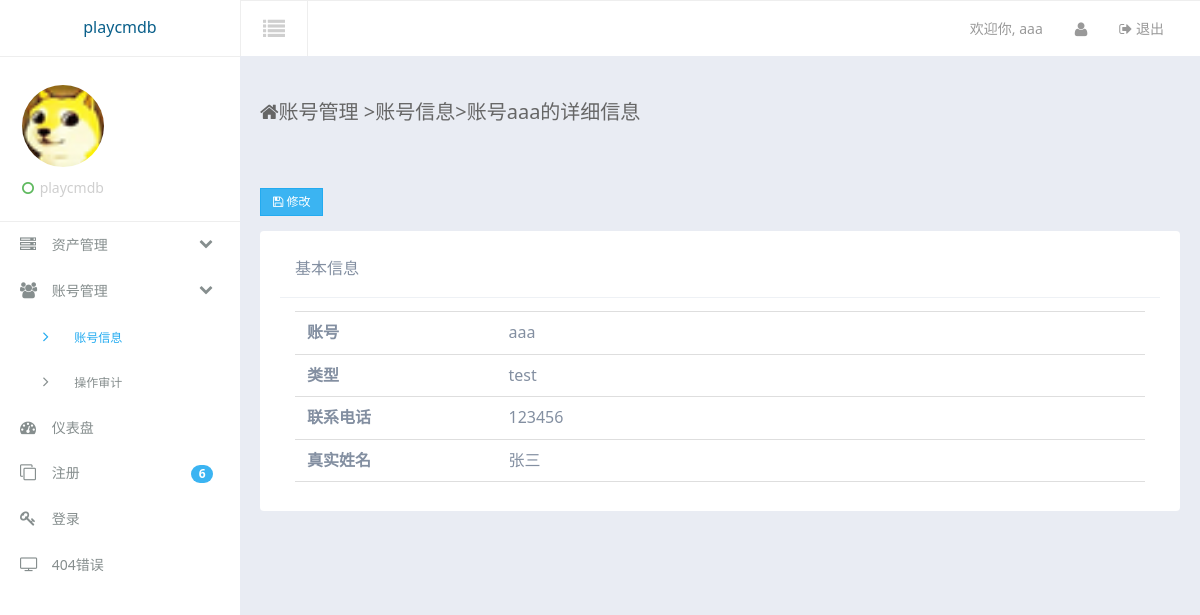
/accounts/info/ (signed in), run on an earlier commit of the app's database.
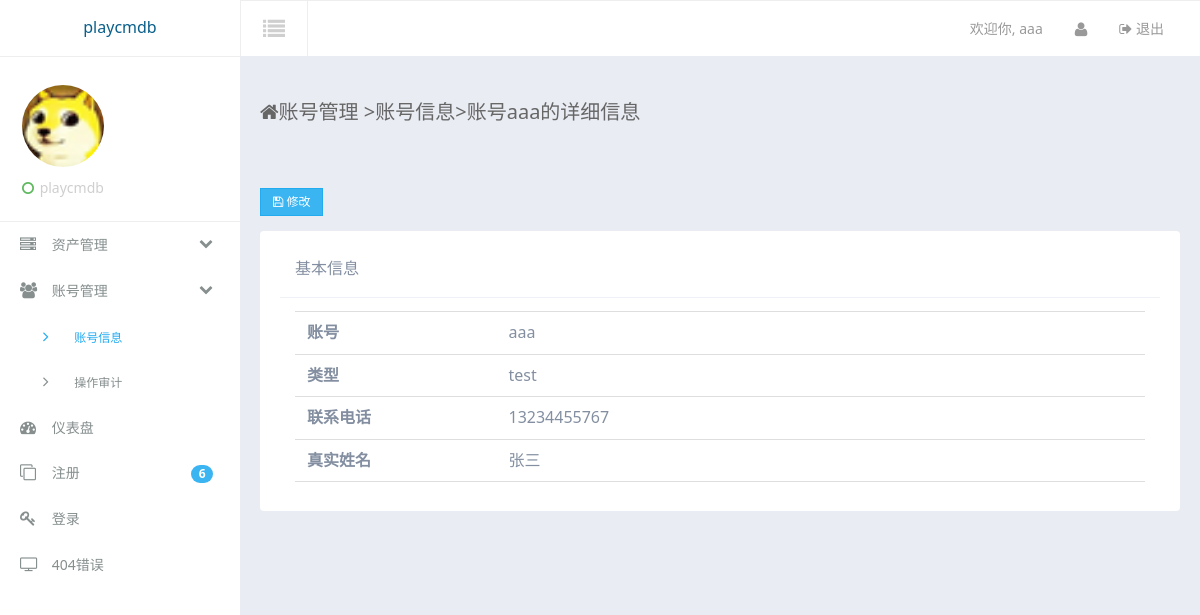
And on a later commit of the database.
### accounts/models.py (models this page shows, shortened)
class UserInfo(models.Model):
    username = models.CharField(max_length=50,verbose_name = u'用户名')
    password = models.CharField(max_length=50,verbose_name = u'密码')
    type = models.ForeignKey('UserType',verbose_name = u'用户类型')
    realname = models.CharField(max_length=20,verbose_name = u'真实姓名')
    telphone = models.CharField(max_length=12,verbose_name = u'用户电话')

class UserType(models.Model):
    typename= models.CharField(max_length=50,verbose_name = u'用户类型名称')
    def __unicode__(self):
        return self.typename

### accounts/views.py (the view)
@is_login_auth
def account_info(request):
    ret = {'UserInfoObj':None,'Side':None,'SideSub':None}
    ret['Side'] = 'accounts'
    ret['SideSub'] = 'info'
    UserInfoObj = UserInfo.objects.get(username=request.session.get('username',None))
    ret['UserInfoObj'] = UserInfoObj
    return render_to_response('accounts/info.html',ret)

### templates/accounts/info.html
{% extends "suit/base.html" %}
{% block content %}
<div class="container-fluid am-cf">
    <div class="row">
        <div class="am-u-sm-12 am-u-md-12 am-u-lg-9">
        	<div class="page-header-heading"><span class="am-icon-home page-header-heading-icon"></span>账号管理 <span class="c-gray en">&gt;</span>账号信息<span class="c-gray en">&gt;</span>账号{{ UserInfoObj.username }}的详细信息</div>
        </div>
    </div>
</div>
<div class="row-content am-cf">
                <div class="row am-cf">
                                <div class="am-u-sm-12 am-u-md-6 am-u-lg-6">
                                    <div class="am-form-group">
                                        <div class="am-btn-toolbar">
                                            <div class="am-btn-group am-btn-group-xs">
                                            	<a href="/accounts/editinfo/{{ UserInfoObj.username }}" class="am-btn am-btn-default am-btn-secondary" role="button"><span class="am-icon-save"></span> 修改</a>
                                            </div>
                                        </div>
                                    </div>
                                </div>
                    <div class="am-u-sm-12 am-u-md-12  am-u-lg-12">
                        <div class="widget am-cf">
                            <div class="widget-head am-cf">
                                <div class="widget-title am-fl">基本信息</div>
                            </div>
                            <div class="widget-body-md widget-body am-fr" >
							<ul class="am-list am-list-static">
							  <li><label class="am-u-sm-3 am-form-label">账号</label>{{ UserInfoObj.username }}</li>
							  <li><label for="user-email" class="am-u-sm-3 am-form-label">类型</label>{{ UserInfoObj.type }}</li>
							  <li><label for="user-email" class="am-u-sm-3 am-form-label">联系电话</label>{{ UserInfoObj.telphone }}</li>
							  <li><label for="user-email" class="am-u-sm-3 am-form-label">真实姓名</label>{{ UserInfoObj.realname }}</li>
							</ul>
                            </div>
                        </div>
                    </div>
                </div>
</div>
{% endblock %}

### templates/suit/base.html (shortened to what the changed rows need)
<!DOCTYPE html>
<html lang="en">
<head>
    <link rel="stylesheet" href="/static/assets/css/amazeui.min.css" />
    <link rel="stylesheet" href="/static/assets/css/amazeui.datatables.min.css" />
    <link rel="stylesheet" href="/static/assets/css/app.css">
</head>
<body data-type="widgets" class="theme-white">
    <div class="am-g tpl-g">
        <header>
            <div class="tpl-header-fluid">
                <div class="am-fr tpl-header-navbar">
                    <ul>
                        <li class="am-text-sm tpl-header-navbar-welcome">
                            <a href="javascript:;">欢迎你, <span>{{ UserInfoObj.username }}</span> </a>
                        </li>
                    </ul>
                </div>
            </div>
        </header>
        <div class="tpl-content-wrapper">
			{% block content %}{% endblock %}
        </div>
    </div>
</body>
</html>

What changed in the data, as far as the page shows it:
changed UserInfo "aaa": telphone "123456" → "13234455767"
